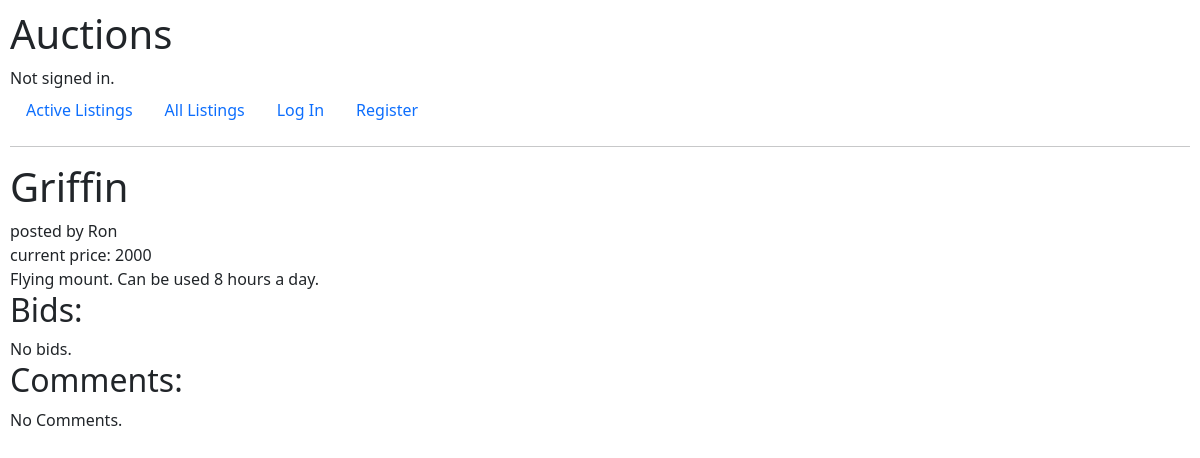
The app's page /post/1, older data.
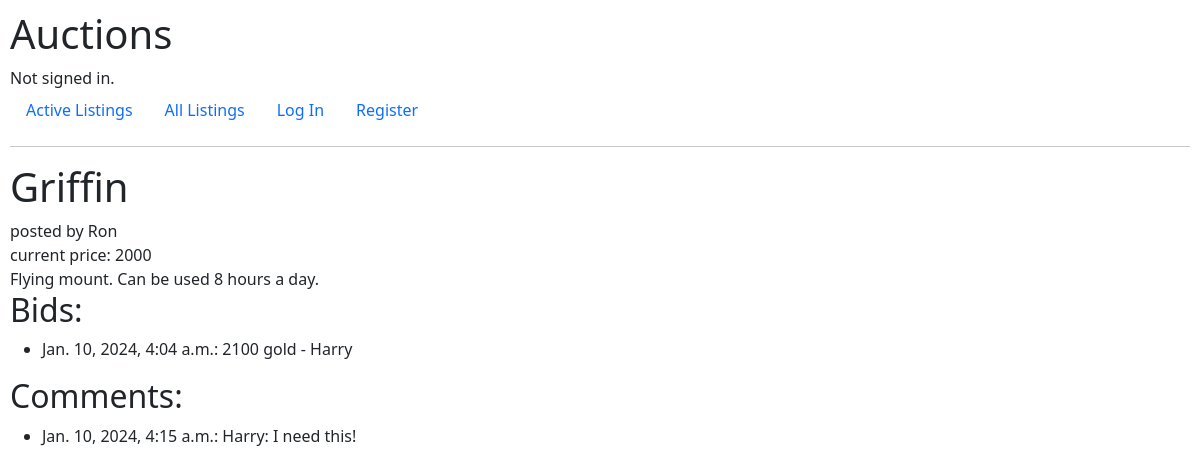
The same page, newer data.
### auctions/models.py (models this page shows, shortened)
class Post(models.Model):
    item = models.ForeignKey(Item, on_delete=models.CASCADE, related_name="item_postings")
    seller = models.ForeignKey(User, on_delete=models.CASCADE, related_name="posts")
    initial_p = models.IntegerField()
    post_datetime = models.DateTimeField()
    winner = models.ForeignKey(User, on_delete=models.SET_NULL, blank=True, null=True, related_name="wins")
    class Meta:
        unique_together = ('item',)

class Item(models.Model):
    name = models.CharField(max_length=64)
    description = models.CharField(max_length=500)
    img_url = models.CharField(blank=True, max_length=100)
    categories = models.ManyToManyField(Category, blank=True, related_name="items")

class User(AbstractUser):
    pass

class Bid(models.Model):
    post = models.ForeignKey(Post, on_delete=models.CASCADE, related_name="bids")
    bidder = models.ForeignKey(User, on_delete=models.CASCADE, related_name="bid_posts")
    amount = models.IntegerField()
    bid_datetime = models.DateTimeField()
    def __str__(self) -> str:
        return f"{self.amount} gold - {self.bidder}"

class Comment(models.Model):
    posting = models.ForeignKey(Post, on_delete=models.CASCADE, related_name="comments")
    user = models.ForeignKey(User, on_delete=models.CASCADE, related_name="comment_posts")
    content = models.CharField(max_length=200)
    comment_datetime = models.DateTimeField()
    def __str__(self) -> str:
        return f"{self.user}: {self.content}"

### auctions/views.py (the view)
# urls.py: path("post/<str:post_id>", views.post, name="post"),
def post(request, post_id):
    if request.method == "POST":
        target_post = Post.objects.get(id=post_id)
        if not target_post.winner and request.user.is_authenticated and request.user == target_post.seller:
            winning = Bid.objects.filter(post=target_post).order_by('-bid_datetime').first()
            target_post.winner = winning.bidder
            target_post.save()
            return HttpResponseRedirect(reverse("post", kwargs={"post_id": post_id,}))
        else:
            return HttpResponseRedirect(reverse("post", kwargs={"post_id": post_id,}))
    else:
        post = Post.objects.get(id=post_id)
        bids = Bid.objects.filter(post__id=post_id).order_by("-bid_datetime")
        comments = Comment.objects.filter(posting__id=post_id).order_by("-comment_datetime")
        return render(request, "auctions/post.html", {
            "post": post,
            "bids": bids,
            "bidform": BidForm(),
            "commentform": CommentForm(),
            "comments": comments,
        })

### auctions/templates/auctions/post.html (shortened to what this page needs)
{% extends "auctions/layout.html" %}
{% block body %}
    <h1>{{ post.item.name }}</h1>
    <div>posted by {{ post.seller }}</div>
    <div>current price: {{ post.initial_p }}</div>
    <div>{{ post.item.description }}</div>
    <h2>Bids:</h2>
    {% if bids %}
        <ul>
            {% for bid in bids %}
                <li>{{ bid.bid_datetime }}: {{ bid }}</li>
            {% endfor %}
        </ul>
    {% else %}
        <div>No bids.</div>
    {% endif %}
    <h2>Comments:</h2>
    {% if comments %}
        <ul>
            {% for comment in comments %}
                <li>{{ comment.comment_datetime }}: {{ comment }}</li>
            {% endfor %}
        </ul>
    {% else %}
        <div>No Comments.</div>
    {% endif %}
{% endblock %}

### auctions/templates/auctions/layout.html (shortened to what this page needs)
{% load static %}
<!DOCTYPE html>
<html lang="en">
    <head>
        <link href="https://cdn.jsdelivr.net/npm/bootstrap@5.3.2/dist/css/bootstrap.min.css" rel="stylesheet">
        <link href="{% static 'auctions/styles.css' %}" rel="stylesheet">
    </head>
    <body>
        <h1>Auctions</h1>
        <div>
            {% if user.is_authenticated %}
                Signed in as <strong>{{ user.username }}</strong>.
            {% else %}
                Not signed in.
            {% endif %}
        </div>
        <ul class="nav">
            <li class="nav-item">
                <a class="nav-link" href="{% url 'index' %}">Active Listings</a>
            </li>
            <li class="nav-item">
                <a class="nav-link" href="{% url 'show' category='all' %}">All Listings</a>
            </li>
            {% if user.is_authenticated %}
                <li class="nav-item">
                    <a class="nav-link" href="{% url 'add_listing' %}">Create Listing</a>
                </li>
                <li class="nav-item">
                    <a class="nav-link" href="{% url 'logout' %}">Log Out</a>
                </li>
            {% else %}
                <li class="nav-item">
                    <a class="nav-link" href="{% url 'login' %}">Log In</a>
                </li>
                <li class="nav-item">
                    <a class="nav-link" href="{% url 'register' %}">Register</a>
                </li>
            {% endif %}
        </ul>
        <hr>
        {% block body %}
        {% endblock %}
    </body>
</html>

### auctions/static/auctions/styles.css (style rules this page uses)
body { padding: 10px; }

Row changes from the older to the newer data that the page shows:
added Bid: bid_datetime "Jan. 10, 2024, 4:04 a.m.", amount+bidder "2100 gold - Harry"
added Comment: comment_datetime "Jan. 10, 2024, 4:15 a.m.", user+content "Harry: I need this!"
Text that changed along with them:
text no longer shown: "No bids. No Comments."
